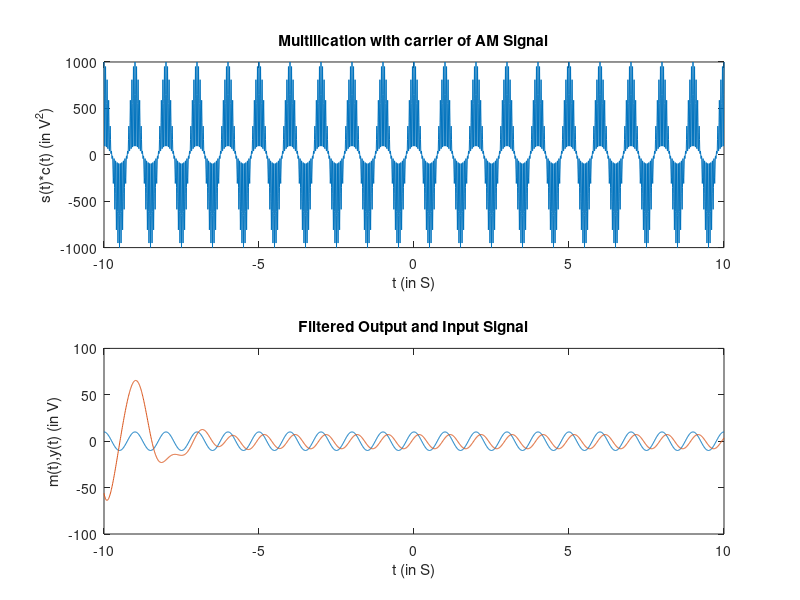

Here is the MATLAB script that generated this plot:
% Experiment 8: Amplitude Modulation and Demodulation
% Author: Krunal Rank
% RollNo: U18CO081

%% Part 1: Amplitude Modulation
clc;
clear all;
close all;

f_s = 100;
t = -10:(1/f_s):10;

f_m = 1;
f_c = 10;

w_m = 2 * pi * f_m;
w_c = 2 * pi * f_c;

A_m = 10;
A_c = A_m;

m = A_m * cos(w_m*t);
c = A_c * cos(w_c*t);

s = m.*c;

subplot(3,1,1);
plot(t,m);
xlabel('t (in S)');
ylabel('m(t) (in V)');
title('Message Signal');

subplot(3,1,2);
plot(t,c);
xlabel('t (in S)');
ylabel('c(t) (in V)');
title('Carrier Signal');

subplot(3,1,3);
plot(t,s);
xlabel('t (in S)');
ylabel('s(t) (in V)');
title('Modulated Signal');

%% Part 2: Frequency Spectrum of Modulated Signal

n = length(t);
df = f_s/n;

fp = -f_s/2:df:f_s/2 - df;

fourier_m = fftshift(fft(m));
fourier_c = fftshift(fft(c));
fourier_s = fftshift(fft(s));

subplot(3,1,1);
plot(fp,fourier_m);
xlabel('f (in Hz)');
ylabel('m(f) (in V)');
title('Message Signal');

subplot(3,1,2);
plot(fp,fourier_c);
xlabel('f (in Hz)');
ylabel('c(f) (in V)');
title('Carrier Signal');

subplot(3,1,3);
plot(fp,fourier_s);
xlabel('f (in Hz)');
ylabel('s(f) (in V)');
title('Modulated Signal');

%% Part 3: Demodulation of AM Signal

s_1 = s.*c;

[b, a] = butter(3,f_m/f_s,'low');

[y,z] = filter(b,a,s_1);
mu = mean(y);
y = filter(b,a,y,z)-mu;
subplot(2,1,1);
plot(t,s_1);
xlabel('t (in S)');
ylabel('s(t)*c(t) (in V^2)');
title('Multilication with carrier of AM Signal');

subplot(2,1,2);
plot(t,m,t,y);
xlabel('t (in S)');
ylabel('m(t),y(t) (in V)');
title('Filtered Output and Input Signal');

